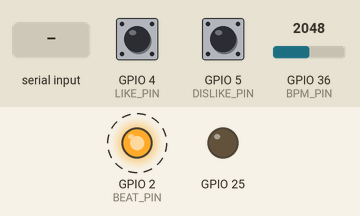
Simulated run of this sketch. Board: ESP32. On the bench: output pins drawn as LEDs (lit = HIGH). Dashed ring = blinking. The inputs (shaded band) are chosen by the test bench; at power-on: GPIO 36 (BPM_PIN) = 2048, GPIO 4 (LIKE_PIN) HIGH, GPIO 5 (DISLIKE_PIN) HIGH. Storage starts empty; random numbers use the default seed unless the sketch sets one; what the sketch prints to the serial monitor is not drawn.

Above: at 0.08 s.
At 0.9 s:
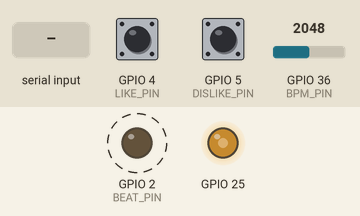
1.3 s: GPIO 36 (BPM_PIN) set to 2866
At 1.78 s:
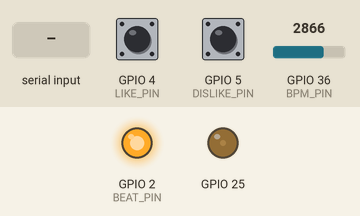
Timing chart, 0 to 1.6 s (numbered marks = the images above; inputs shaded):
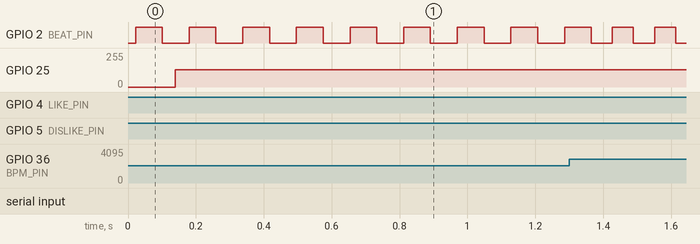

Measured:
- by itself, GPIO 2 (BEAT_PIN): alternates HIGH for 0.08 s and LOW for 0.08 s

The sketch:

genetic_esp32_2.ino
```cpp
#include <Arduino.h>
#include <driver/dac.h>
#include <cmath>
#include <LittleFS.h>
#include "genetic_bass_core.h"

// --- Configuration ---
#define BEAT_PIN 2
#define LIKE_PIN 4
#define DISLIKE_PIN 5
#define BPM_PIN 36

const int SAMPLE_RATE = 20000;
const unsigned long DEBOUNCE_MS = 50;

// --- Global State ---
HarmonicState h_state;
Genome population[POP_SIZE], next_gen[POP_SIZE], best_genome;
int pop_fitness[POP_SIZE]; // Cached fitness scores to prevent CPU locking
int note_bias[NUM_NOTES] = {0};
int current_step = 0;
bool beat_on = false;
SemaphoreHandle_t genome_mutex;

// UI State
bool last_like = HIGH, last_dislike = HIGH;
unsigned long like_time = 0, dislike_time = 0;

// Audio State
volatile uint32_t phase = 0, phase_inc = 0, target_phase_inc = 0;
volatile byte current_waveform = 1;
volatile uint32_t amplitude = 0, decay_rate = 100;
volatile int lpf_alpha = 256, lpf_prev = 128;
int freq_lut[128];
byte sine_lut[256];
hw_timer_t * timer = NULL;

TaskHandle_t SequencerTaskHandle = NULL;

// --- Audio Interrupt Service Routine ---
void IRAM_ATTR onTimer() {
  if (amplitude > 0) {
    // Portamento / Slide interpolation
    if (phase_inc != target_phase_inc) {
      if (abs((int)phase_inc - (int)target_phase_inc) < 1000000) {
        phase_inc = target_phase_inc;
      } else if (phase_inc < target_phase_inc) {
        phase_inc += 500000;
      } else {
        phase_inc -= 500000;
      }
    }

    phase += phase_inc;
    byte idx = (phase >> 24) & 0xFF;
    int s = 0;

    // Waveform Generation
    switch(current_waveform) {
      case 0: s = (int)sine_lut[idx] - 128; break;
      case 1: s = (int)idx - 128; break; // Sawtooth
      case 2: s = (int)(idx < 128 ? idx * 2 : (255 - idx) * 2) - 128; break; // Triangle
      case 3: s = (idx < 128 ? 127 : -128); break; // Square
    }

    // Envelope & Low Pass Filter
    int out_raw = 128 + (((s * (int)(amplitude >> 16))) >> 16);
    int out = lpf_prev + ((lpf_alpha * (out_raw - lpf_prev)) >> 8);
    lpf_prev = out;

    dac_output_voltage(DAC_CHANNEL_1, (byte)out);

    if (amplitude > decay_rate) {
      amplitude -= decay_rate;
    } else {
      amplitude = 0;
      phase_inc = 0;
      target_phase_inc = 0;
    }
  } else {
    dac_output_voltage(DAC_CHANNEL_1, 128);
    phase_inc = 0;
    target_phase_inc = 0;
    lpf_prev = 128;
  }
}

void initAudio() {
  for (int i = 0; i < 128; i++) {
    freq_lut[i] = (int)(440.0 * pow(2.0, (i - 69) / 12.0));
  }
  for (int i = 0; i < 256; i++) {
    sine_lut[i] = (byte)(128 + 127 * sin(i * 2.0 * M_PI / 256.0));
  }

  dac_output_enable(DAC_CHANNEL_1);
  timer = timerBegin(1000000); // 1MHz timer
  timerAttachInterrupt(timer, &onTimer);
  timerAlarm(timer, 1000000 / SAMPLE_RATE, true, 0); // Reload appropriately
}

// --- Flash Storage ---
void saveState() {
  timerStop(timer); // CRITICAL: Stop audio ISR to prevent cache panic during flash write

  File f = LittleFS.open("/v5.bin", "w");
  if (f) {
    xSemaphoreTake(genome_mutex, portMAX_DELAY);
    f.write((uint8_t*)&best_genome, sizeof(best_genome));
    f.write((uint8_t*)note_bias, sizeof(note_bias));
    f.write((uint8_t*)&h_state, sizeof(h_state));
    f.write((uint8_t*)&lpf_alpha, sizeof(lpf_alpha));
    xSemaphoreGive(genome_mutex);
    f.close();
    Serial.println("Saved successfully.");
  } else {
    Serial.println("Failed to open file for writing.");
  }

  timerStart(timer); // Resume audio
}

void loadState() {
  if (!LittleFS.exists("/v5.bin")) return;

  timerStop(timer);
  File f = LittleFS.open("/v5.bin", "r");
  if (f) {
    xSemaphoreTake(genome_mutex, portMAX_DELAY);
    f.read((uint8_t*)&best_genome, sizeof(best_genome));
    f.read((uint8_t*)note_bias, sizeof(note_bias));
    f.read((uint8_t*)&h_state, sizeof(h_state));
    f.read((uint8_t*)&lpf_alpha, sizeof(lpf_alpha));
    population[0] = best_genome; // Seed the loaded state
    xSemaphoreGive(genome_mutex);
    f.close();
    Serial.println("Loaded successfully.");
  }
  timerStart(timer);
}

// --- Sequencer ---
void sequencerTask(void * pvParameters) {
  TickType_t xLastWakeTime = xTaskGetTickCount(); // For drift-free timing

  while(1) {
    int bpm = analogRead(BPM_PIN) / 16 + 60;
    int base_step_time = 60000 / bpm / 4;
    int current_wait = (current_step % 2 == 1) ?
      (int)(base_step_time * (1.0 + h_state.swing)) :
      (int)(base_step_time * (1.0 - h_state.swing));

    xSemaphoreTake(genome_mutex, portMAX_DELAY);
    byte note = best_genome.note[current_step];
    byte octave = best_genome.octave[current_step];
    byte gate = best_genome.gate[current_step];
    byte waveform = best_genome.waveform[current_step];
    byte tie = best_genome.tie[current_step];
    byte slide = best_genome.slide[current_step];

    int p_idx = (current_step == 0) ? NUM_STEPS - 1 : current_step - 1;
    byte pn = best_genome.note[p_idx];
    byte po = best_genome.octave[p_idx];
    byte pt = best_genome.tie[p_idx];
    byte ps = best_genome.slide[p_idx];
    xSemaphoreGive(genome_mutex);

    int freq = freq_lut[note + octave * 12 + 24];
    uint32_t p_inc = (uint32_t)(((double)freq / SAMPLE_RATE) * 4294967296.0);

    if (gate == 1) {
      bool is_t = (pt == 1 && note == pn && octave == po);
      bool is_s = (ps == 1);

      current_waveform = waveform;
      target_phase_inc = p_inc;

      if (!is_s) phase_inc = p_inc;
      if (!is_t && !is_s) amplitude = 0xFFFFFFFF; // Trigger new envelope

      Serial.print(is_t ? "T" : (is_s ? "S" : ""));
      Serial.print(freq);
    } else {
      Serial.print(0);
      target_phase_inc = 0;
    }

    Serial.print(current_step == NUM_STEPS - 1 ? "\n" : " ");

    current_step = (current_step + 1) % NUM_STEPS;
    beat_on = !beat_on;
    digitalWrite(BEAT_PIN, beat_on ? HIGH : LOW);

    decay_rate = 0xFFFFFFFF / (SAMPLE_RATE * (base_step_time * 1.5) / 1000);

    // vTaskDelayUntil ensures absolute timing, preventing sequence drift
    vTaskDelayUntil(&xLastWakeTime, pdMS_TO_TICKS(current_wait));
  }
}

// --- CLI ---
void processSerial() {
  if (Serial.available() > 0) {
    String cmd = Serial.readStringUntil('\n');
    cmd.trim();

    if (cmd == "save") saveState();
    else if (cmd == "load") {
      loadState();
      evaluatePopulation();
    }
    else if (cmd == "reset") {
      initPopulation();
      for(int i=0; i<NUM_NOTES; i++) note_bias[i]=0;
      evaluatePopulation();
    }
    else if (cmd == "list") {
      for(int i=0; i<11; i++) {
        Serial.print(i); Serial.print(": "); Serial.println(SCALES[i].name);
      }
    }
    else if (cmd.startsWith("filter ")) lpf_alpha = cmd.substring(7).toInt();
    else if (cmd.startsWith("swing ")) h_state.swing = cmd.substring(6).toFloat();
    else if (cmd.startsWith("seq ")) {
       char buffer[64];
       cmd.toCharArray(buffer, sizeof(buffer));
       char* ptr = strtok(buffer + 4, " ");
       if (ptr) {
         int len = atoi(ptr);
         if (len > 0 && len <= 8) {
           h_state.sequence_len = len;
           for (int i = 0; i < len; i++) {
             ptr = strtok(NULL, " "); if (!ptr) break;
             h_state.sequence[i].root = atoi(ptr) % 12;
             ptr = strtok(NULL, " "); if (!ptr) break;
             h_state.sequence[i].scale_idx = atoi(ptr) % 11;
           }
           Serial.println("Seq Updated.");
           evaluatePopulation();
         }
       }
    }
    else if (cmd == "help") {
      Serial.println("save, load, reset, list, filter [0-256], swing [0-1], seq [len] [root scale]*");
    }
    else Serial.println("Unknown. Try 'help'.");
  }
}

void setup() {
  Serial.begin(115200);
  LittleFS.begin(true);

  pinMode(BEAT_PIN, OUTPUT);
  pinMode(LIKE_PIN, INPUT_PULLUP);
  pinMode(DISLIKE_PIN, INPUT_PULLUP);
  pinMode(BPM_PIN, INPUT);

  genome_mutex = xSemaphoreCreateMutex();

  h_state.sequence[0] = {0, 0};
  h_state.sequence[1] = {5, 0};
  h_state.sequence[2] = {7, 2};
  h_state.sequence[3] = {0, 0};

  initAudio();
  initPopulation();
  loadState();
  evaluatePopulation();

  xTaskCreatePinnedToCore(sequencerTask, "Sequencer", 4096, NULL, 5, &SequencerTaskHandle, 1);
}

void loop() {
  processSerial();

  bool like = digitalRead(LIKE_PIN);
  bool dislike = digitalRead(DISLIKE_PIN);

  if (like == LOW && last_like == HIGH && (millis() - like_time > DEBOUNCE_MS)) {
    xSemaphoreTake(genome_mutex, portMAX_DELAY);
    for(int i=0; i<NUM_STEPS; i++) {
      if (best_genome.gate[i]) note_bias[best_genome.note[i]]++;
    }
    xSemaphoreGive(genome_mutex);

    // Mutation relies on cached fitness now, vastly reducing CPU load
    for(int g=0; g<10; g++) mutatePopulation(0.15);
    evaluatePopulation(); // Re-evaluate and cache once done

    like_time = millis();
    Serial.println("\nLiked");
  } else if (dislike == LOW && last_dislike == HIGH && (millis() - dislike_time > DEBOUNCE_MS)) {
    initPopulation();
    for(int i=0; i<NUM_NOTES; i++) note_bias[i] = 0;
    evaluatePopulation();

    dislike_time = millis();
    Serial.println("\nDisliked");
  }

  last_like = like;
  last_dislike = dislike;

  vTaskDelay(pdMS_TO_TICKS(10));
}
```

genetic_bass_core.h
```cpp
#ifndef GENETIC_BASS_CORE_H
#define GENETIC_BASS_CORE_H

#ifdef ARDUINO
#include <Arduino.h>
#define RANDOM_INT(n) random(n)
#define MUTEX_TAKE() xSemaphoreTake(genome_mutex, portMAX_DELAY)
#define MUTEX_GIVE() xSemaphoreGive(genome_mutex)
#else
#include <cstdlib>
#include <algorithm>
#define RANDOM_INT(n) (rand() % (n))
#define MUTEX_TAKE()
#define MUTEX_GIVE()
typedef unsigned char byte;
#endif

// --- Constants ---
const int NUM_STEPS = 64;
const int NUM_NOTES = 12;
const int POP_SIZE = 100;

// --- Structs ---
struct Genome {
  byte note[NUM_STEPS];
  byte octave[NUM_STEPS];
  byte waveform[NUM_STEPS];
  byte gate[NUM_STEPS];
  byte tie[NUM_STEPS];
  byte slide[NUM_STEPS];
};

struct Scale {
  const char* name;
  uint16_t mask;
};

const Scale SCALES[] = {
  {"Major", 0b101010110101}, {"Minor", 0b010110101101}, {"Dorian", 0b011010101101},
  {"Phrygian", 0b010110101011}, {"Lydian", 0b101010100101}, {"Mixolydian", 0b011010110101},
  {"Locrian", 0b010101101011}, {"Pentatonic Maj", 0b101000110101},
  {"Pentatonic Min", 0b010100101001}, {"Blues", 0b010101101001}, {"Chromatic", 0b111111111111}
};

struct Chord {
  byte root = 0;
  byte scale_idx = 0;
};

struct HarmonicState {
  Chord sequence[8];
  byte sequence_len = 4;
  float groove_density = 0.6;
  float syncopation_bias = 0.5;
  float swing = 0.0;
};

// --- Globals (extern) ---
extern HarmonicState h_state;
extern Genome population[POP_SIZE], next_gen[POP_SIZE], best_genome;
extern int pop_fitness[POP_SIZE];
extern int note_bias[NUM_NOTES];

#ifdef ARDUINO
extern SemaphoreHandle_t genome_mutex;
#endif

// --- Core Functions ---
inline int evaluateGenome(const Genome& genome) {
  int score = 0;
  int consecutive_notes = 0;
  int notes_played = 0;

  // Step-wise evaluation
  for (int i = 0; i < NUM_STEPS; i++) {
    int ci = (i * h_state.sequence_len) / NUM_STEPS;
    Chord c = h_state.sequence[ci];
    uint16_t mask = SCALES[c.scale_idx].mask;
    byte rel = (genome.note[i] - c.root + 12) % 12;

    // Scale matching
    bool in_scale = (mask >> rel) & 1;
    score += in_scale ? 25 : -150;
    if (rel == 0) score += 40; // Strong root reward
    else if (rel == 7) score += 20; // Fifth
    else if (rel == 4 || rel == 3) score += 15; // Third

    // Bias
    score += note_bias[genome.note[i]] * 5;

    // Rhythm and Syncopation
    if (genome.gate[i] == 1) {
      notes_played++;
      consecutive_notes++;
      if (consecutive_notes > 3) score -= 30; // Penalty for too many consecutive notes

      bool on_beat = (i % 4 == 0);
      bool off_beat = (i % 2 == 1);

      if (on_beat) {
        score += 20;
      } else if (off_beat) {
        score += (int)(h_state.syncopation_bias * 50);
      }

      // Slap-style octave jumps on off-beats
      if (off_beat && i > 0 && genome.gate[i-1] == 1) {
          int prev_p = genome.note[i-1] + genome.octave[i-1] * 12;
          int curr_p = genome.note[i] + genome.octave[i] * 12;
          if (curr_p - prev_p == 12) score += 40;
      }
    } else {
      consecutive_notes = 0;
      if (i % 4 == 0) score -= 40; // Stronger beat emphasis
    }

    // Melodic contour
    if (i > 0) {
      int prev_pitch = genome.note[i-1] + genome.octave[i-1] * 12;
      int curr_pitch = genome.note[i] + genome.octave[i] * 12;
      int interval = curr_pitch - prev_pitch;
      int abs_interval = abs(interval);

      score -= abs_interval * 2;

      if (abs_interval == 1 || abs_interval == 2) score += 15; // Step-wise motion reward
      if (abs_interval == 12) score += 30; // Octave jumps
      if (abs_interval == 7) score += 20; // Fifths

      // Leap and return
      if (i > 1) {
          int prev_prev_pitch = genome.note[i-2] + genome.octave[i-2] * 12;
          int prev_interval = prev_pitch - prev_prev_pitch;
          if (abs(prev_interval) > 4) {
              if ((prev_interval > 0 && interval < 0) || (prev_interval < 0 && interval > 0)) {
                  score += 25;
              }
          }
      }

      // Approach notes to next chord
      if (i < NUM_STEPS - 1) {
          int next_ci = ((i + 1) * h_state.sequence_len) / NUM_STEPS;
          if (next_ci != ci) {
              int next_root = h_state.sequence[next_ci].root;
              int dist_to_next_root = abs((curr_pitch % 12) - next_root);
              if (dist_to_next_root == 1 || dist_to_next_root == 11) score += 40; // Chromatic approach
          }
      }

      // Articulation
      if (interval == 0 && genome.gate[i] == 1 && genome.gate[i-1] == 1 && genome.tie[i-1] == 0) score -= 50; // No machine guns
      if (genome.tie[i-1] == 1 && (genome.gate[i] == 0 || interval != 0)) score -= 40;
      if (genome.tie[i-1] == 1 && interval == 0 && genome.gate[i] == 1) score += 25;
      if (genome.slide[i-1] == 1 && (genome.gate[i] == 0 || interval == 0)) score -= 30;
    }
  }

  // Density reward (aim for ~ideal density)
  int ideal_notes = (int)(NUM_STEPS * h_state.groove_density);
  score -= abs(notes_played - ideal_notes) * 30;

  // Motif Repetition Detection (Functional/Relative)
  for (int b = 0; b < NUM_STEPS / 16 - 1; b++) {
      int ci_b = (b * 16 * h_state.sequence_len) / NUM_STEPS;
      int root_b = h_state.sequence[ci_b].root;

      for (int b2 = b + 1; b2 < NUM_STEPS / 16; b2++) {
          int ci_b2 = (b2 * 16 * h_state.sequence_len) / NUM_STEPS;
          int root_b2 = h_state.sequence[ci_b2].root;

          int functional_matches = 0;
          for (int s = 0; s < 16; s++) {
              int rel_b = (genome.note[b*16+s] - root_b + 12) % 12;
              int rel_b2 = (genome.note[b2*16+s] - root_b2 + 12) % 12;
              if (rel_b == rel_b2 &&
                  genome.gate[b*16+s] == genome.gate[b2*16+s]) {
                  functional_matches++;
              }
          }
          if (functional_matches >= 10) score += 2000;
          if (functional_matches >= 14) score += 3000;
          if (functional_matches == 16) score += 6000;
      }
  }

  return score;
}

inline void evaluatePopulation() {
  int best_s = -999999;
  int best_idx = 0;

  for (int i = 0; i < POP_SIZE; i++) {
    pop_fitness[i] = evaluateGenome(population[i]); // Cache fitness
    if (pop_fitness[i] > best_s) {
      best_s = pop_fitness[i];
      best_idx = i;
    }
  }

  MUTEX_TAKE();
  best_genome = population[best_idx];
  MUTEX_GIVE();
}

inline void initPopulation() {
  for (int i = 0; i < POP_SIZE; i++) {
    for (int j = 0; j < NUM_STEPS; j++) {
      population[i].note[j] = RANDOM_INT(NUM_NOTES);
      population[i].octave[j] = RANDOM_INT(3);
      population[i].waveform[j] = RANDOM_INT(4);
      population[i].gate[j] = (RANDOM_INT(100) < (h_state.groove_density * 100)) ? 1 : 0;
      population[i].tie[j] = (RANDOM_INT(100) < 15) ? 1 : 0;
      population[i].slide[j] = (RANDOM_INT(100) < 10) ? 1 : 0;
    }
  }
}

inline void mutatePopulation(float rate = 0.05) {
  next_gen[0] = best_genome; // Elitism

  for (int i = 1; i < POP_SIZE; i++) {
    int i1 = RANDOM_INT(POP_SIZE), i2 = RANDOM_INT(POP_SIZE);
    Genome &p1 = (pop_fitness[i1] > pop_fitness[i2]) ? population[i1] : population[i2];

    int i3 = RANDOM_INT(POP_SIZE), i4 = RANDOM_INT(POP_SIZE);
    Genome &p2 = (pop_fitness[i3] > pop_fitness[i4]) ? population[i3] : population[i4];

    int cp1 = RANDOM_INT(NUM_STEPS), cp2 = RANDOM_INT(NUM_STEPS);
    if (cp1 > cp2) std::swap(cp1, cp2);

    for(int j = 0; j < NUM_STEPS; j++) {
      // Scale-aware functional duplication from parent
      if (j % 16 == 0 && RANDOM_INT(100) < 40) {
          int source_block = RANDOM_INT(NUM_STEPS / 16) * 16;
          int root_s = h_state.sequence[(source_block * h_state.sequence_len) / NUM_STEPS].root;
          int root_t = h_state.sequence[(j * h_state.sequence_len) / NUM_STEPS].root;

          for (int s = 0; s < 16 && j + s < NUM_STEPS; s++) {
              int rel = (p1.note[source_block+s] - root_s + 12) % 12;
              next_gen[i].note[j+s] = (rel + root_t) % 12;
              next_gen[i].gate[j+s] = p1.gate[source_block+s];
              next_gen[i].octave[j+s] = p1.octave[source_block+s];
              next_gen[i].waveform[j+s] = p1.waveform[source_block+s];
              next_gen[i].tie[j+s] = p1.tie[source_block+s];
              next_gen[i].slide[j+s] = p1.slide[source_block+s];
          }
          j += 15; continue;
      }

      bool from_p1 = (j < cp1 || j > cp2);
      next_gen[i].note[j] = from_p1 ? p1.note[j] : p2.note[j];
      next_gen[i].octave[j] = from_p1 ? p1.octave[j] : p2.octave[j];
      next_gen[i].waveform[j] = from_p1 ? p1.waveform[j] : p2.waveform[j];
      next_gen[i].gate[j] = from_p1 ? p1.gate[j] : p2.gate[j];
      next_gen[i].tie[j] = from_p1 ? p1.tie[j] : p2.tie[j];
      next_gen[i].slide[j] = from_p1 ? p1.slide[j] : p2.slide[j];

      if ((float)RANDOM_INT(1000)/1000.0 < rate) {
        int r = RANDOM_INT(100);
        if (r < 40) next_gen[i].note[j] = RANDOM_INT(NUM_NOTES);
        else if (r < 60) next_gen[i].octave[j] = RANDOM_INT(3);
        else if (r < 80) next_gen[i].gate[j] = !next_gen[i].gate[j];
        else if (r < 90) next_gen[i].tie[j] = !next_gen[i].tie[j];
        else next_gen[i].slide[j] = !next_gen[i].slide[j];
      }
    }
  }
  for(int i = 0; i < POP_SIZE; i++) population[i] = next_gen[i];
}

#endif
```
